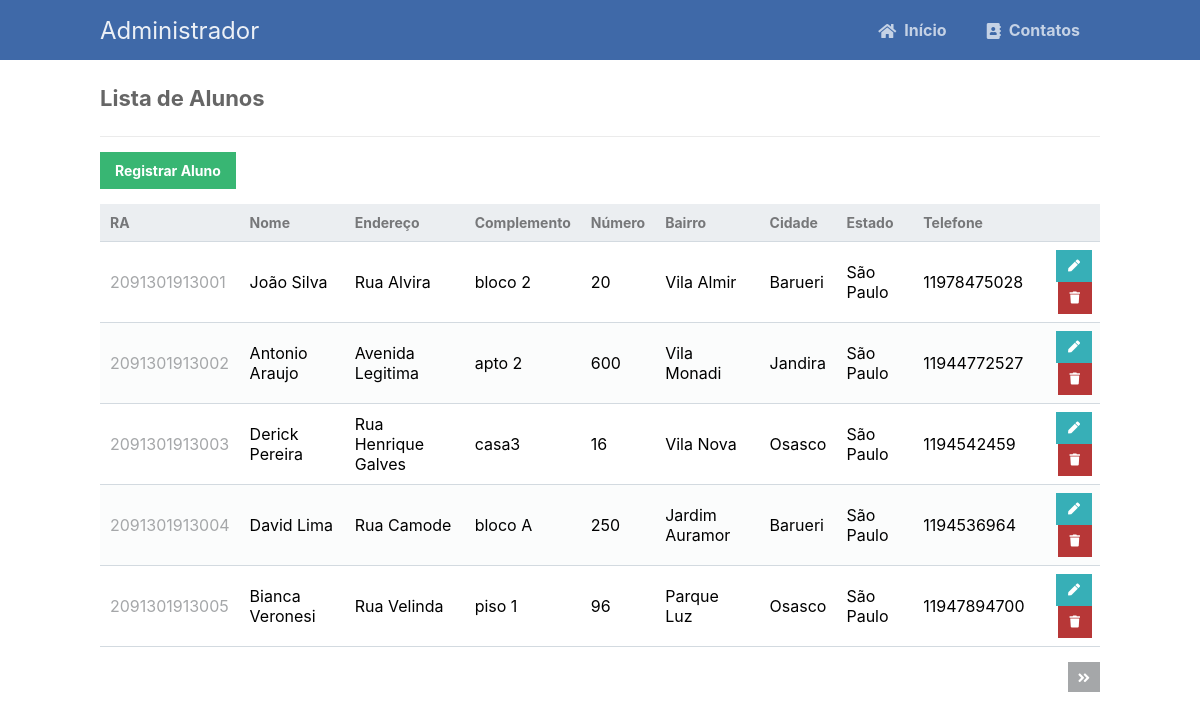
The app's page /read.php with its own data.
### tables this page shows
CREATE TABLE IF NOT EXISTS `alunos` (
  `ra` CHAR(14) NOT NULL,
  `nome` VARCHAR(45) NOT NULL,
  `endereco` VARCHAR(45) NOT NULL,
  `complemento` CHAR(10) NOT NULL,
  `numero` CHAR(10) NOT NULL,
  `bairro` CHAR(20) NOT NULL,
  `cidade` CHAR(20) NOT NULL,
  `estado` CHAR(20) NOT NULL,
  `telefone` CHAR(15) NOT NULL,
  PRIMARY KEY (`ra`));

### read.php (the view, shortened to what this page needs)
<?php
include 'functions.php';
$pdo = pdo_connect_mysql();
$page = isset($_GET['page']) && is_numeric($_GET['page']) ? (int)$_GET['page'] : 1;
$records_per_page = 5;
$stmt = $pdo->prepare('SELECT * FROM alunos ORDER BY ra LIMIT :current_page, :record_per_page');
$stmt->bindValue(':current_page', ($page-1)*$records_per_page, PDO::PARAM_INT);
$stmt->bindValue(':record_per_page', $records_per_page, PDO::PARAM_INT);
$stmt->execute();
$alunos = $stmt->fetchAll(PDO::FETCH_ASSOC);
$num_alunos = $pdo->query('SELECT COUNT(*) FROM alunos')->fetchColumn();
?>
<?=template_header('Read')?>
<div class="content read">
	<h2>Lista de Alunos</h2>
	<a href="create.php" class="create-contact">Registrar Aluno</a>
	<table>
        <thead>
            <tr>
                <td>RA</td>
                <td>Nome</td>
                <td>Endereço</td>
                <td>Complemento</td>
                <td>Número</td>
                <td>Bairro</td>
                <td>Cidade</td>
                <td>Estado</td>
                <td>Telefone</td>
                <td></td>
            </tr>
        </thead>
        <tbody>
            <?php foreach ($alunos as $aluno): ?>
            <tr>
                <td><?=$aluno['ra']?></td>
                <td><?=$aluno['nome']?></td>
                <td><?=$aluno['endereco']?></td>
                <td><?=$aluno['complemento']?></td>
                <td><?=$aluno['numero']?></td>
                <td><?=$aluno['bairro']?></td>
                <td><?=$aluno['cidade']?></td>
                <td><?=$aluno['estado']?></td>
                <td><?=$aluno['telefone']?></td>
                <td class="actions">
                    <a href="update.php?id=<?=$aluno['ra']?>" class="edit"><i class="fas fa-pen fa-xs"></i></a>
                    <a href="delete.php?id=<?=$aluno['ra']?>" class="trash"><i class="fas fa-trash fa-xs"></i></a>
                </td>
            </tr>
            <?php endforeach; ?>
        </tbody>
    </table>
	<div class="pagination">
		<?php if ($page*$records_per_page < $num_alunos): ?>
		<a href="read.php?page=<?=$page+1?>"><i class="fas fa-angle-double-right fa-sm"></i></a>
		<?php endif; ?>
	</div>
</div>
<?=template_footer()?>

### functions.php (shortened to what this page needs)
<?php
function template_header($title) {
echo <<<EOT
<!DOCTYPE html>
<html>
	<head>
		<meta charset="utf-8">
		<title>$title</title>
		<link href="style.css" rel="stylesheet" type="text/css">
		<link rel="stylesheet" href="https://use.fontawesome.com/releases/v5.7.1/css/all.css">
	</head>
	<body>
    <nav class="navtop">
    	<div>
    		<h1>Administrador</h1>
            <a href="index.php"><i class="fas fa-home"></i>Início</a>
    		<a href="read.php"><i class="fas fa-address-book"></i>Contatos</a>
    	</div>
    </nav>
EOT;
}
function template_footer() {
echo <<<EOT
    </body>
</html>
EOT;
}
?>

### style.css (style rules this page uses)
* { box-sizing: border-box; font-family: -apple-system, BlinkMacSystemFont, "segoe ui", roboto, oxygen, ubuntu, cantarell, "fira sans", "droid sans", "helvetica neue", Arial, sans-serif; font-size: 16px; -webkit-font-smoothing: antialiased; -moz-osx-font-smoothing: grayscale; }
body { background-color: #FFFFFF; margin: 0; }
.navtop { background-color: #3f69a8; height: 60px; width: 100%; border: 0; }
.navtop div { display: flex; margin: 0 auto; width: 1000px; height: 100%; }
.navtop div h1, .navtop div a { display: inline-flex; align-items: center; }
.navtop div h1 { flex: 1; font-size: 24px; padding: 0; margin: 0; color: #ecf0f6; font-weight: normal; }
.navtop div a { padding: 0 20px; text-decoration: none; color: #c5d2e5; font-weight: bold; }
.navtop div a i { padding: 2px 8px 0 0; }
.content { width: 1000px; margin: 0 auto; }
.content h2 { margin: 0; padding: 25px 0; font-size: 22px; border-bottom: 1px solid #ebebeb; color: #666666; }
.read .create-contact { display: inline-block; text-decoration: none; background-color: #38b673; font-weight: bold; font-size: 14px; color: #FFFFFF; padding: 10px 15px; margin: 15px 0; }
.read .pagination { display: flex; justify-content: flex-end; }
.read .pagination a { display: inline-block; text-decoration: none; background-color: #a5a7a9; font-weight: bold; color: #FFFFFF; padding: 5px 10px; margin: 15px 0 15px 5px; }
.read table { width: 100%; padding-top: 30px; border-collapse: collapse; }
.read table thead { background-color: #ebeef1; border-bottom: 1px solid #d3dae0; }
.read table thead td { padding: 10px; font-weight: bold; color: #767779; font-size: 14px; }
.read table tbody tr { border-bottom: 1px solid #d3dae0; }
.read table tbody tr:nth-child(even) { background-color: #fbfcfc; }
.read table tbody tr td { padding: 10px; }
.read table tbody tr td:nth-child(1) { color: #a5a7a9; }
.read table tbody tr td.actions { padding: 8px; text-align: right; }
.read table tbody tr td.actions .edit, .read table tbody tr td.actions .trash { display: inline-flex; text-align: right; text-decoration: none; color: #FFFFFF; padding: 10px 12px; }
.read table tbody tr td.actions .trash { background-color: #b73737; }
.read table tbody tr td.actions .edit { background-color: #37afb7; }

### records on screen
alunos: ra "2091301913001", nome "João Silva", endereco "Rua Alvira", complemento "bloco 2", numero "20", bairro "Vila Almir", cidade "Barueri", estado "São Paulo", telefone "11978475028"
alunos: ra "2091301913002", nome "Antonio Araujo", endereco "Avenida Legitima", complemento "apto 2", numero "600", bairro "Vila Monadi", cidade "Jandira", estado "São Paulo", telefone "11944772527"
alunos: ra "2091301913003", nome "Derick Pereira", endereco "Rua Henrique Galves", complemento "casa3", numero "16", bairro "Vila Nova", cidade "Osasco", estado "São Paulo", telefone "1194542459"
alunos: ra "2091301913004", nome "David Lima", endereco "Rua Camode", complemento "bloco A", numero "250", bairro "Jardim Auramor", cidade "Barueri", estado "São Paulo", telefone "1194536964"
alunos: ra "2091301913005", nome "Bianca Veronesi", endereco "Rua Velinda", complemento "piso 1", numero "96", bairro "Parque Luz", cidade "Osasco", estado "São Paulo", telefone "11947894700"
